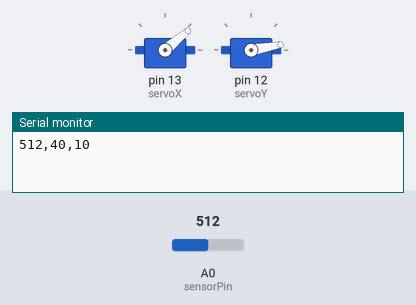
A sketch run on a simulated Arduino Uno, built with avr-gcc and run on an emulated ATmega328P. Parts: 2 × servo, the last lines printed to the serial monitor. The test bench sets the inputs (shaded band); at power-on: A0 (sensorPin) = 512.

Above: at 0.1 s.
At 9.8 s:
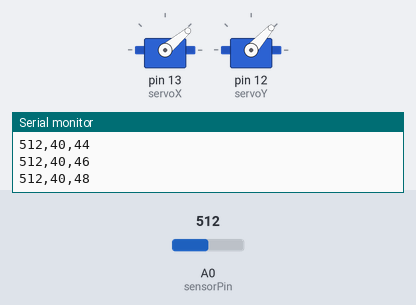
At 19.5 s:
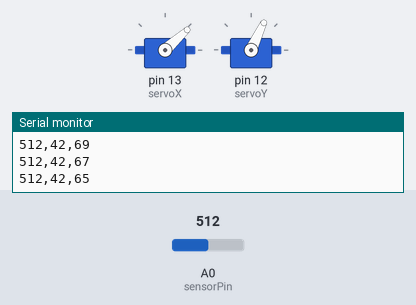
At 39.4 s:
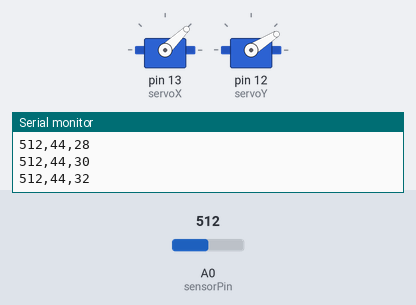
Timing chart, 0 to 40.0 s (numbered marks = the images above):
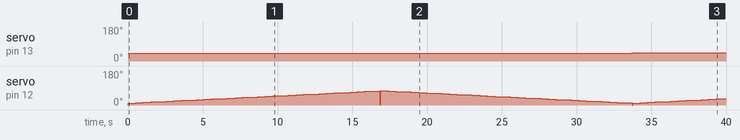

Measured:
- by itself, servo on pin 13 (servoX): 40° → 42° at 16.9 s, → 44° 16.9 s later

The sketch:

ArduinoSendData.ino
```cpp
//      ******************************************************************
//      *                                                                *
//      *     Example Arduino program that transmits data to a laptop    *
//      *                                                                *
//      ******************************************************************

#include <Servo.h>
int servoX = 13;   // Declare the X servo pin
int servoY = 12; // Declare the Y servo pin
Servo ServoX;        // Create a servo object
Servo ServoY;
int sensorPin=A0;    // Declare the pins for the sensor input and output
int distance;       // The distance measurements from the sensor
int sensorInput;       // The time it takes for the sensor to recieve the signal it sends
int(offTime);
int degX;
int degY;
int degChange = 2;


//
// setup function to initialize hardware and software
//
void setup()
{
  //
  // start the serial port
  //
  ServoX.attach(servoX);
  ServoY.attach(servoY);
  Serial.begin(9600);
}


//
// main loop
//

void loop()
{
  ServoX.write(0);
  ServoY.write(0);
  for (degX = 40; degX<= 180; degX = degX + degChange)
  {
  ServoX.write(degX); // Make servo go to 0 degrees
  ServoY.write(0);
  delay(10);
    if (degX % 4 == 0){
  	for (degY = 10; degY<= 75; degY = degY + degChange)
    {
      ServoY.write(degY); // Make servo go to 0 degrees
      read();
      delay(10);
    }
    }
    else{
    for (degY = 75; degY>= 10; degY = degY - degChange)
    {
      ServoY.write(degY); // Make servo go to 0 degrees
      read();
      delay(10);
    }
    }

  delay(10);
  }
   delay(offTime);
}


void read()
{
  sensorInput=analogRead(sensorPin);
  distance=round(sensorInput);
  // debug();
  csv();
  delay(100);
}
void csv()
{
  // Code to print sensor values as they would be seen in a csv
  Serial.print(distance);
  Serial.print(",");
  Serial.print(degX);
  Serial.print(",");
  Serial.println(degY);

  delay(400);
}
void debug()
{
  // Code to print sensor values with units
  Serial.print("\n Distance: ");
  Serial.print(distance);
  Serial.print(" cm");

  Serial.print(" | X: ");
  Serial.print(degX);
  Serial.print(" degrees");

  Serial.print(" | Y: ");
  Serial.print(degY);
  Serial.print(" degrees");
}
```
